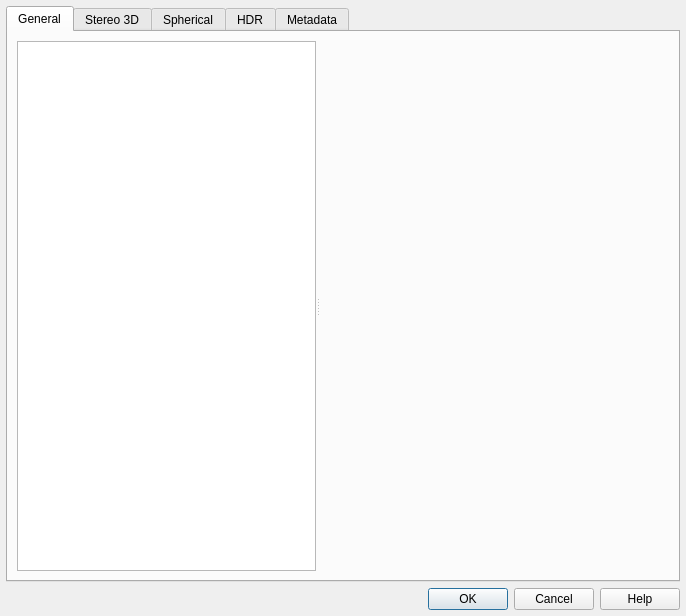
<?xml version="1.0" encoding="UTF-8"?>
<ui version="4.0">
 <class>PropertiesDialog</class>
 <widget class="QDialog" name="PropertiesDialog">
  <property name="geometry">
   <rect>
    <x>0</x>
    <y>0</y>
    <width>686</width>
    <height>616</height>
   </rect>
  </property>
  <property name="windowTitle">
   <string>Properties</string>
  </property>
  <property name="locale">
   <locale language="English" country="UnitedStates"/>
  </property>
  <layout class="QVBoxLayout" name="verticalLayout">
   <property name="leftMargin">
    <number>6</number>
   </property>
   <property name="topMargin">
    <number>6</number>
   </property>
   <property name="rightMargin">
    <number>6</number>
   </property>
   <property name="bottomMargin">
    <number>6</number>
   </property>
   <item>
    <widget class="QTabWidget" name="tabWidget">
     <property name="locale">
      <locale language="English" country="UnitedStates"/>
     </property>
     <property name="currentIndex">
      <number>0</number>
     </property>
     <widget class="QWidget" name="tabEncoder">
      <attribute name="title">
       <string>General</string>
      </attribute>
      <layout class="QVBoxLayout" name="verticalLayout_2">
       <item>
        <widget class="QSplitter" name="splitter">
         <property name="orientation">
          <enum>Qt::Horizontal</enum>
         </property>
         <widget class="QTreeWidget" name="encoders">
          <property name="selectionBehavior">
           <enum>QAbstractItemView::SelectItems</enum>
          </property>
          <property name="sortingEnabled">
           <bool>false</bool>
          </property>
          <property name="animated">
           <bool>false</bool>
          </property>
          <property name="headerHidden">
           <bool>true</bool>
          </property>
          <column>
           <property name="text">
            <string notr="true">1</string>
           </property>
          </column>
         </widget>
         <widget class="QStackedWidget" name="propertyWidget">
          <property name="currentIndex">
           <number>0</number>
          </property>
          <widget class="QtTreePropertyBrowser" name="propertyBrowser"/>
          <widget class="QWidget" name="urlBrowser">
           <layout class="QVBoxLayout" name="verticalLayout_8">
            <item>
             <widget class="QGroupBox" name="urlGroup">
              <property name="title">
               <string>Remote address</string>
              </property>
              <layout class="QFormLayout" name="formLayout_6">
               <item row="0" column="0">
                <widget class="QLabel" name="label_14">
                 <property name="text">
                  <string>URL</string>
                 </property>
                </widget>
               </item>
               <item row="0" column="1">
                <widget class="QLineEdit" name="urlInput"/>
               </item>
              </layout>
             </widget>
            </item>
            <item>
             <spacer name="verticalSpacer_6">
              <property name="orientation">
               <enum>Qt::Vertical</enum>
              </property>
              <property name="sizeHint" stdset="0">
               <size>
                <width>20</width>
                <height>40</height>
               </size>
              </property>
             </spacer>
            </item>
           </layout>
          </widget>
          <widget class="QWidget" name="fileBrowser">
           <layout class="QVBoxLayout" name="verticalLayout_7">
            <item>
             <widget class="QGroupBox" name="filenameGroup">
              <property name="title">
               <string>Override filename</string>
              </property>
              <property name="checkable">
               <bool>true</bool>
              </property>
              <property name="checked">
               <bool>false</bool>
              </property>
              <layout class="QVBoxLayout" name="verticalLayout_9">
               <item>
                <widget class="QWidget" name="widget" native="true">
                 <layout class="QHBoxLayout" name="horizontalLayout">
                  <property name="leftMargin">
                   <number>0</number>
                  </property>
                  <property name="topMargin">
                   <number>0</number>
                  </property>
                  <property name="rightMargin">
                   <number>0</number>
                  </property>
                  <property name="bottomMargin">
                   <number>0</number>
                  </property>
                  <item>
                   <widget class="QLabel" name="label_13">
                    <property name="text">
                     <string>Filename</string>
                    </property>
                   </widget>
                  </item>
                  <item>
                   <widget class="QLineEdit" name="filenameInput">
                    <property name="text">
                     <string/>
                    </property>
                   </widget>
                  </item>
                  <item>
                   <widget class="QPushButton" name="filenameButton">
                    <property name="sizePolicy">
                     <sizepolicy hsizetype="Fixed" vsizetype="Fixed">
                      <horstretch>0</horstretch>
                      <verstretch>0</verstretch>
                     </sizepolicy>
                    </property>
                    <property name="minimumSize">
                     <size>
                      <width>30</width>
                      <height>0</height>
                     </size>
                    </property>
                    <property name="text">
                     <string>Browse ...</string>
                    </property>
                    <property name="autoDefault">
                     <bool>false</bool>
                    </property>
                   </widget>
                  </item>
                 </layout>
                </widget>
               </item>
               <item>
                <widget class="QTreeWidget" name="variablesWidget">
                 <property name="indentation">
                  <number>0</number>
                 </property>
                 <column>
                  <property name="text">
                   <string>JavaScript</string>
                  </property>
                 </column>
                 <column>
                  <property name="text">
                   <string>Description</string>
                  </property>
                 </column>
                 <column>
                  <property name="text">
                   <string>Example</string>
                  </property>
                 </column>
                 <item>
                  <property name="text">
                   <string>OutputFile.Absolute</string>
                  </property>
                  <property name="text">
                   <string>Absolute full file name</string>
                  </property>
                  <property name="text">
                   <string>c:\users\daniel\Desktop\videos\ExampleVideo.mp4</string>
                  </property>
                 </item>
                 <item>
                  <property name="text">
                   <string>OutputFile.Path</string>
                  </property>
                  <property name="text">
                   <string>File path</string>
                  </property>
                  <property name="text">
                   <string>c:\users\daniel\Desktop\videos</string>
                  </property>
                 </item>
                 <item>
                  <property name="text">
                   <string>OutputFile.Name</string>
                  </property>
                  <property name="text">
                   <string>File name (w/o extension)</string>
                  </property>
                  <property name="text">
                   <string>ExampleVideo</string>
                  </property>
                 </item>
                 <item>
                  <property name="text">
                   <string>OutputFile.Extension</string>
                  </property>
                  <property name="text">
                   <string>File extension</string>
                  </property>
                  <property name="text">
                   <string>.mp4</string>
                  </property>
                 </item>
                 <item>
                  <property name="text">
                   <string>(new Date()).getFullYear()</string>
                  </property>
                  <property name="text">
                   <string>Current year</string>
                  </property>
                  <property name="text">
                   <string>2023</string>
                  </property>
                 </item>
                 <item>
                  <property name="text">
                   <string>(new Date()).getMonth()</string>
                  </property>
                  <property name="text">
                   <string>Current month</string>
                  </property>
                  <property name="text">
                   <string>11</string>
                  </property>
                 </item>
                 <item>
                  <property name="text">
                   <string>(new Date()).getDate()</string>
                  </property>
                  <property name="text">
                   <string>Current day</string>
                  </property>
                  <property name="text">
                   <string>21</string>
                  </property>
                 </item>
                 <item>
                  <property name="text">
                   <string>(new Date()).getHours()</string>
                  </property>
                  <property name="text">
                   <string>Current hours</string>
                  </property>
                  <property name="text">
                   <string>17</string>
                  </property>
                 </item>
                 <item>
                  <property name="text">
                   <string>(new Date()).getMinutes()</string>
                  </property>
                  <property name="text">
                   <string>Current minutes</string>
                  </property>
                  <property name="text">
                   <string>31</string>
                  </property>
                 </item>
                 <item>
                  <property name="text">
                   <string>(new Date()).getSeconds()</string>
                  </property>
                  <property name="text">
                   <string>Current seconds</string>
                  </property>
                  <property name="text">
                   <string>59</string>
                  </property>
                 </item>
                </widget>
               </item>
              </layout>
             </widget>
            </item>
            <item>
             <widget class="QLabel" name="label_15">
              <property name="text">
               <string>If you don't override the filename the filename set in NLE will be used. A possible *.voukoderpro file extension will automatically be replaced with the actual one.</string>
              </property>
              <property name="wordWrap">
               <bool>true</bool>
              </property>
             </widget>
            </item>
           </layout>
          </widget>
         </widget>
        </widget>
       </item>
      </layout>
     </widget>
     <widget class="QWidget" name="tabStereo3D">
      <attribute name="title">
       <string>Stereo 3D</string>
      </attribute>
      <layout class="QVBoxLayout" name="verticalLayout_5">
       <item>
        <widget class="QGroupBox" name="stereo3dGroup">
         <property name="title">
          <string>Stereo 3D</string>
         </property>
         <property name="checkable">
          <bool>true</bool>
         </property>
         <property name="checked">
          <bool>false</bool>
         </property>
         <layout class="QFormLayout" name="formLayout_2">
          <item row="0" column="0">
           <widget class="QLabel" name="label_5">
            <property name="minimumSize">
             <size>
              <width>100</width>
              <height>0</height>
             </size>
            </property>
            <property name="text">
             <string>Type</string>
            </property>
           </widget>
          </item>
          <item row="0" column="1">
           <widget class="QComboBox" name="stereo3dType"/>
          </item>
          <item row="1" column="0">
           <widget class="QLabel" name="label_6">
            <property name="text">
             <string>Views</string>
            </property>
           </widget>
          </item>
          <item row="1" column="1">
           <widget class="QComboBox" name="stereo3dView"/>
          </item>
         </layout>
        </widget>
       </item>
       <item>
        <spacer name="verticalSpacer_2">
         <property name="orientation">
          <enum>Qt::Vertical</enum>
         </property>
         <property name="sizeHint" stdset="0">
          <size>
           <width>20</width>
           <height>40</height>
          </size>
         </property>
        </spacer>
       </item>
      </layout>
     </widget>
     <widget class="QWidget" name="tabSpherical">
      <attribute name="title">
       <string>Spherical</string>
      </attribute>
      <layout class="QVBoxLayout" name="verticalLayout_4">
       <item>
        <widget class="QGroupBox" name="sphericalGroup">
         <property name="title">
          <string>Spherical</string>
         </property>
         <property name="checkable">
          <bool>true</bool>
         </property>
         <property name="checked">
          <bool>false</bool>
         </property>
         <layout class="QFormLayout" name="formLayout">
          <item row="0" column="0">
           <widget class="QLabel" name="label">
            <property name="minimumSize">
             <size>
              <width>100</width>
              <height>0</height>
             </size>
            </property>
            <property name="text">
             <string>Projection</string>
            </property>
           </widget>
          </item>
          <item row="0" column="1">
           <widget class="QComboBox" name="sphericalProjection"/>
          </item>
          <item row="1" column="0">
           <widget class="QLabel" name="label_2">
            <property name="text">
             <string>Yaw</string>
            </property>
           </widget>
          </item>
          <item row="1" column="1">
           <widget class="QSpinBox" name="sphericalYaw">
            <property name="minimum">
             <number>-180</number>
            </property>
            <property name="maximum">
             <number>180</number>
            </property>
           </widget>
          </item>
          <item row="2" column="0">
           <widget class="QLabel" name="label_3">
            <property name="text">
             <string>Pitch</string>
            </property>
           </widget>
          </item>
          <item row="2" column="1">
           <widget class="QSpinBox" name="sphericalPitch">
            <property name="minimum">
             <number>-90</number>
            </property>
            <property name="maximum">
             <number>90</number>
            </property>
           </widget>
          </item>
          <item row="3" column="0">
           <widget class="QLabel" name="label_4">
            <property name="text">
             <string>Roll</string>
            </property>
           </widget>
          </item>
          <item row="3" column="1">
           <widget class="QSpinBox" name="sphericalRoll">
            <property name="minimum">
             <number>-180</number>
            </property>
            <property name="maximum">
             <number>180</number>
            </property>
           </widget>
          </item>
         </layout>
        </widget>
       </item>
       <item>
        <spacer name="verticalSpacer">
         <property name="orientation">
          <enum>Qt::Vertical</enum>
         </property>
         <property name="sizeHint" stdset="0">
          <size>
           <width>20</width>
           <height>40</height>
          </size>
         </property>
        </spacer>
       </item>
      </layout>
     </widget>
     <widget class="QWidget" name="tabHDR">
      <attribute name="title">
       <string>HDR</string>
      </attribute>
      <layout class="QVBoxLayout" name="verticalLayout_3">
       <item>
        <widget class="QGroupBox" name="masteringDisplayDataGroup">
         <property name="title">
          <string>Mastering Display Data</string>
         </property>
         <property name="checkable">
          <bool>true</bool>
         </property>
         <property name="checked">
          <bool>false</bool>
         </property>
         <layout class="QFormLayout" name="formLayout_3">
          <item row="0" column="0">
           <widget class="QLabel" name="label_7">
            <property name="minimumSize">
             <size>
              <width>150</width>
              <height>0</height>
             </size>
            </property>
            <property name="text">
             <string>Primaries</string>
            </property>
           </widget>
          </item>
          <item row="0" column="1">
           <widget class="QComboBox" name="masteringDisplayDataPrimaries"/>
          </item>
          <item row="1" column="0">
           <widget class="QLabel" name="label_8">
            <property name="text">
             <string>Min. Luminance [cd/m^2]</string>
            </property>
           </widget>
          </item>
          <item row="1" column="1">
           <widget class="QDoubleSpinBox" name="masteringDisplayDataLuminanceMin">
            <property name="decimals">
             <number>3</number>
            </property>
            <property name="maximum">
             <double>5.000000000000000</double>
            </property>
            <property name="value">
             <double>0.005000000000000</double>
            </property>
           </widget>
          </item>
          <item row="2" column="0">
           <widget class="QLabel" name="label_9">
            <property name="text">
             <string>Max. Luminance [cd/m^2]</string>
            </property>
           </widget>
          </item>
          <item row="2" column="1">
           <widget class="QSpinBox" name="masteringDisplayDataLuminanceMax">
            <property name="minimum">
             <number>5</number>
            </property>
            <property name="maximum">
             <number>10000</number>
            </property>
            <property name="value">
             <number>1000</number>
            </property>
           </widget>
          </item>
         </layout>
        </widget>
       </item>
       <item>
        <widget class="QGroupBox" name="contentLightLevelsGroup">
         <property name="title">
          <string>Content Light Levels</string>
         </property>
         <property name="checkable">
          <bool>true</bool>
         </property>
         <property name="checked">
          <bool>false</bool>
         </property>
         <layout class="QFormLayout" name="formLayout_4">
          <item row="0" column="0">
           <widget class="QLabel" name="label_10">
            <property name="minimumSize">
             <size>
              <width>150</width>
              <height>0</height>
             </size>
            </property>
            <property name="toolTip">
             <string/>
            </property>
            <property name="text">
             <string>MaxCLL [cd/m^2]</string>
            </property>
           </widget>
          </item>
          <item row="0" column="1">
           <widget class="QSpinBox" name="contentLightLevelsMaxCLL">
            <property name="maximum">
             <number>10000</number>
            </property>
            <property name="value">
             <number>1000</number>
            </property>
           </widget>
          </item>
          <item row="1" column="0">
           <widget class="QLabel" name="label_11">
            <property name="acceptDrops">
             <bool>true</bool>
            </property>
            <property name="toolTip">
             <string/>
            </property>
            <property name="text">
             <string>MaxFALL [cd/m^2]</string>
            </property>
           </widget>
          </item>
          <item row="1" column="1">
           <widget class="QSpinBox" name="contentLightLevelsMaxFALL">
            <property name="maximum">
             <number>10000</number>
            </property>
            <property name="value">
             <number>200</number>
            </property>
           </widget>
          </item>
         </layout>
        </widget>
       </item>
       <item>
        <spacer name="verticalSpacer_3">
         <property name="orientation">
          <enum>Qt::Vertical</enum>
         </property>
         <property name="sizeHint" stdset="0">
          <size>
           <width>20</width>
           <height>40</height>
          </size>
         </property>
        </spacer>
       </item>
      </layout>
     </widget>
     <widget class="QWidget" name="tabMetadata">
      <attribute name="title">
       <string>Metadata</string>
      </attribute>
      <layout class="QVBoxLayout" name="verticalLayout_6">
       <item>
        <widget class="QGroupBox" name="metaGroup">
         <property name="title">
          <string>Language</string>
         </property>
         <property name="checkable">
          <bool>true</bool>
         </property>
         <property name="checked">
          <bool>false</bool>
         </property>
         <layout class="QFormLayout" name="formLayout_5">
          <item row="0" column="0">
           <widget class="QLabel" name="label_12">
            <property name="minimumSize">
             <size>
              <width>100</width>
              <height>0</height>
             </size>
            </property>
            <property name="text">
             <string>Language</string>
            </property>
           </widget>
          </item>
          <item row="0" column="1">
           <widget class="QComboBox" name="metaLanguages"/>
          </item>
         </layout>
        </widget>
       </item>
       <item>
        <spacer name="verticalSpacer_4">
         <property name="orientation">
          <enum>Qt::Vertical</enum>
         </property>
         <property name="sizeHint" stdset="0">
          <size>
           <width>20</width>
           <height>40</height>
          </size>
         </property>
        </spacer>
       </item>
      </layout>
     </widget>
    </widget>
   </item>
   <item>
    <widget class="QDialogButtonBox" name="buttonBox">
     <property name="orientation">
      <enum>Qt::Horizontal</enum>
     </property>
     <property name="standardButtons">
      <set>QDialogButtonBox::Cancel|QDialogButtonBox::Help|QDialogButtonBox::Ok</set>
     </property>
    </widget>
   </item>
  </layout>
 </widget>
 <customwidgets>
  <customwidget>
   <class>QtTreePropertyBrowser</class>
   <extends>QWidget</extends>
   <header location="global">qtpropertybrowser/qttreepropertybrowser.h</header>
   <container>1</container>
  </customwidget>
 </customwidgets>
 <resources/>
 <connections>
  <connection>
   <sender>buttonBox</sender>
   <signal>accepted()</signal>
   <receiver>PropertiesDialog</receiver>
   <slot>accept()</slot>
   <hints>
    <hint type="sourcelabel">
     <x>248</x>
     <y>254</y>
    </hint>
    <hint type="destinationlabel">
     <x>157</x>
     <y>274</y>
    </hint>
   </hints>
  </connection>
  <connection>
   <sender>buttonBox</sender>
   <signal>rejected()</signal>
   <receiver>PropertiesDialog</receiver>
   <slot>reject()</slot>
   <hints>
    <hint type="sourcelabel">
     <x>316</x>
     <y>260</y>
    </hint>
    <hint type="destinationlabel">
     <x>286</x>
     <y>274</y>
    </hint>
   </hints>
  </connection>
 </connections>
</ui>
